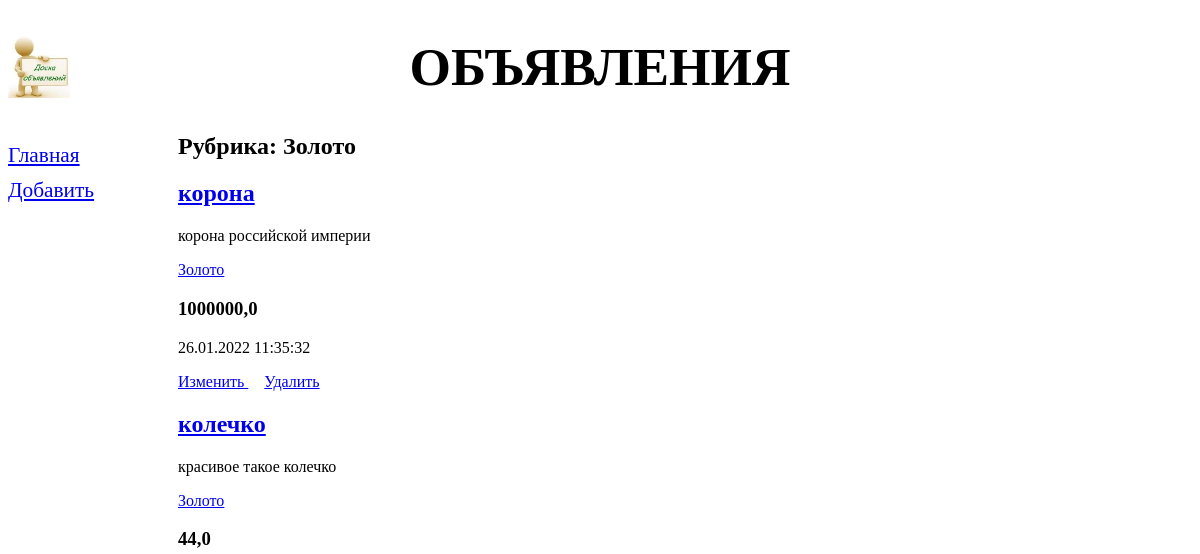
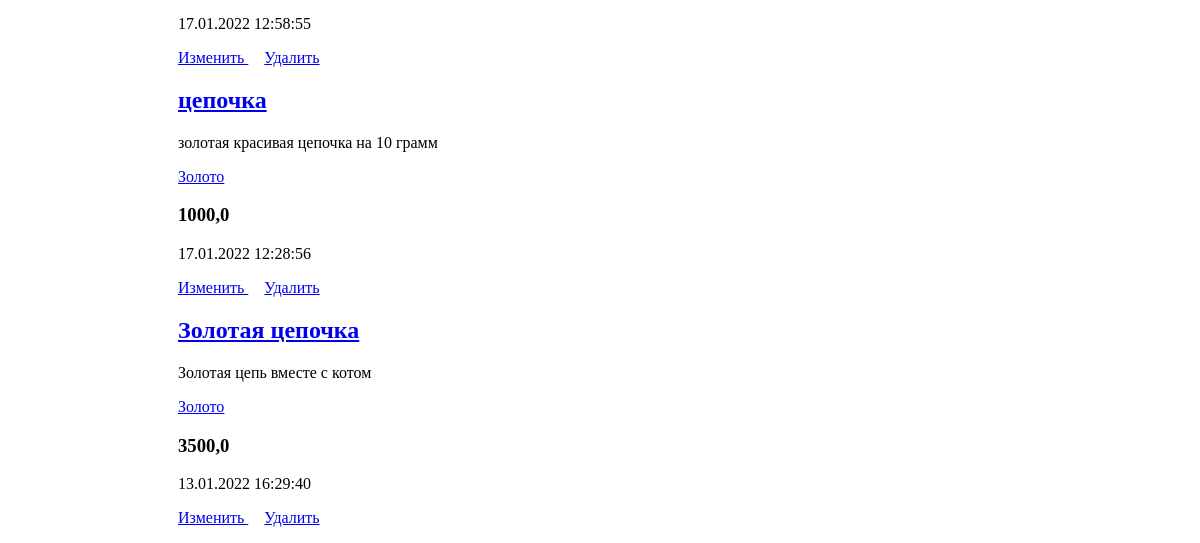
/bboard/3/, run on an earlier commit of the app's database (2 pictures, top to bottom).
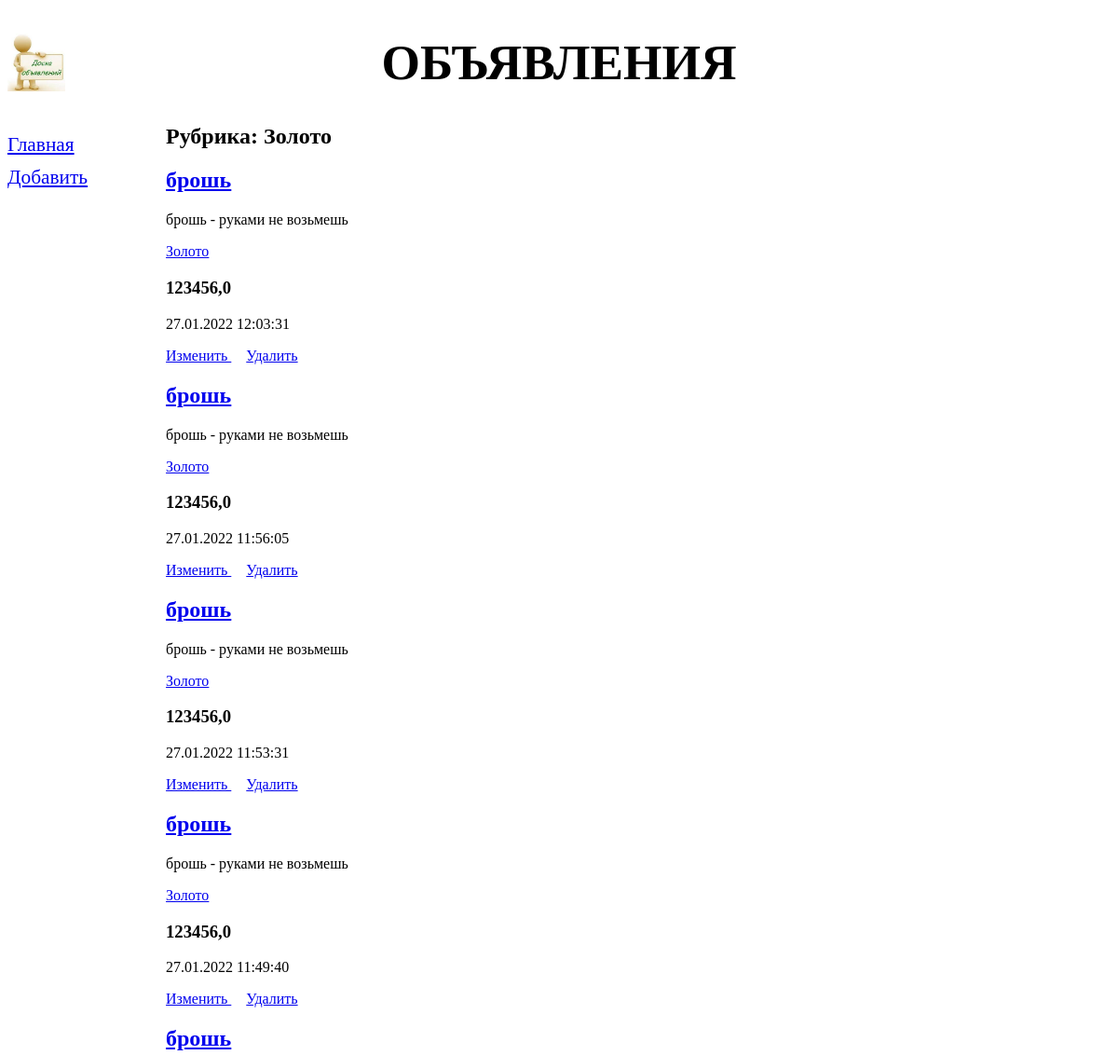
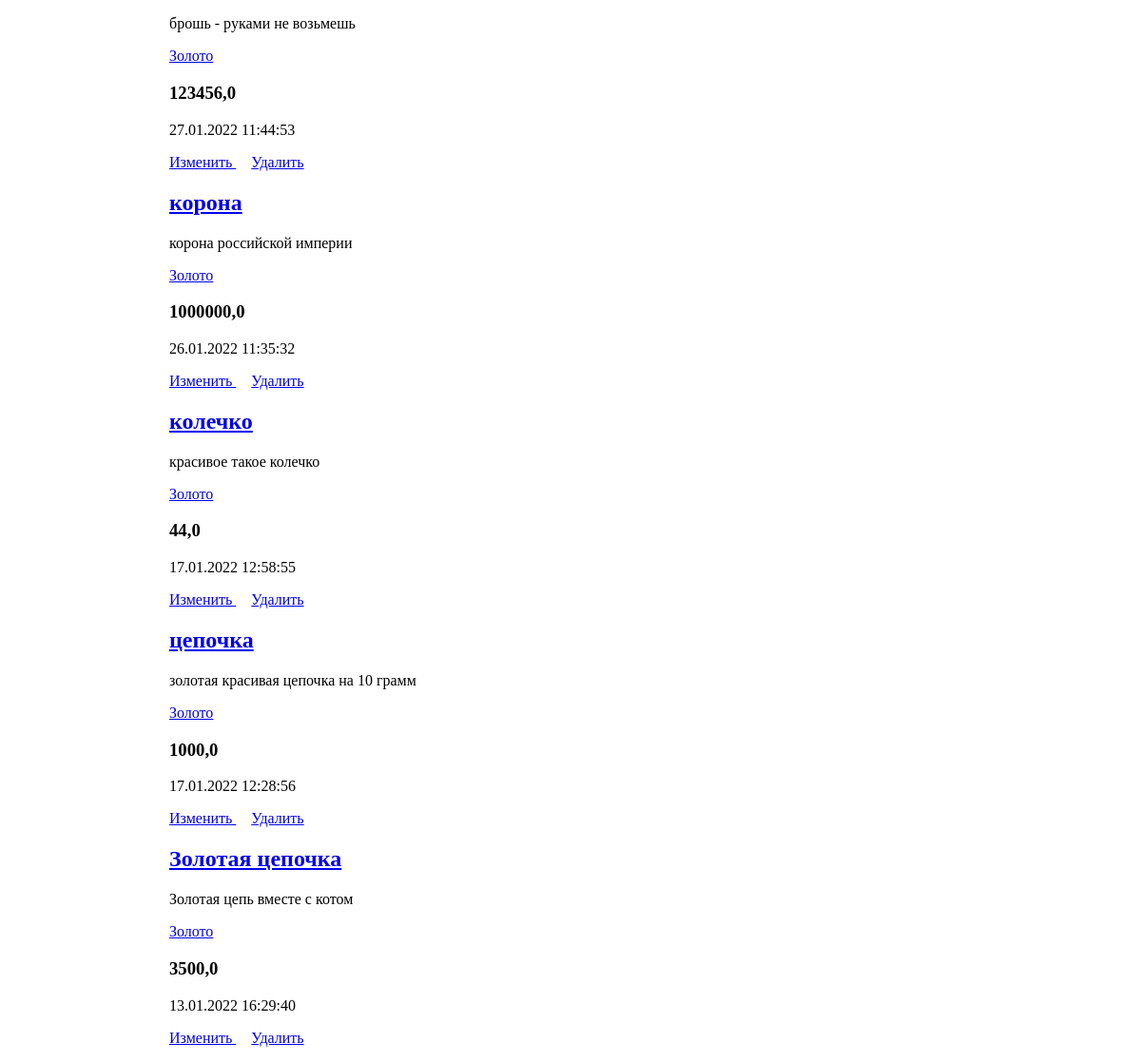
And on a later commit of the database (2 pictures, top to bottom).
### bboard/models.py (models this page shows, shortened)
class Bd(models.Model):
    KINDS = (
        (None, 'Выберите тип публикуемого объявления'),
        ('b', 'Куплю'),
        ('s', 'Продам'),
        ('c', 'Обменяю'),
    )
    title = models.CharField(max_length=50, verbose_name='Товар',
                             validators=[validators.RegexValidator(
                                 regex='^.{4,}$',
                                 message='Название должно быть длинее 4 символов',
                             )])
    content = models.TextField(null=True, blank=True, verbose_name='Описание')
    price = models.FloatField(null=True, blank=True, verbose_name='Цена',
                              validators=[validate_even, MinMaxValueValidator(10, 10000000)])
    published = models.DateTimeField(auto_now_add=True, db_index=True, verbose_name='Опубликовано')
    rubric = models.ForeignKey('Rubric', null=True, on_delete=models.PROTECT, verbose_name='Рубрика',)
    kind = models.CharField(max_length=1, choices=KINDS, blank=True)
    def title_and_price(self):
        if self.price:
            return '%s (%.2f)' % (self.title, self.price)
        else:
            return self.title
    title_and_price.short_description = 'Название и цена'
    class Meta:
        verbose_name = 'Объявление'
        verbose_name_plural = 'Объявления'
        ordering = ['-published']
        unique_together = ('title', 'published')

class Rubric(models.Model):
    name = models.CharField(max_length=20, db_index=True, verbose_name='Название')
    class Meta:
        verbose_name_plural = 'Рубрики'
        verbose_name = 'Рубрика'
        ordering = ['name']
        constraints = (
            models.CheckConstraint(check=models.Q(price_gte=0) & models.Q(price_lte=1000000),
                                   name='bboard_rubric_price_constraint'),
        )

### bboard/views.py (the view)
# urls.py: path('<int:rubric_id>/', BdByRubricView.as_view(), name='by_rubric'),
class BdByRubricView(ListView):
    template_name = 'bboard/by_rubric.html'
    context_object_name = 'bbs'
    def get_queryset(self):
        return Bd.objects.filter(rubric=self.kwargs['rubric_id'])
    def get_context_data(self, **kwargs):
        context = super().get_context_data(**kwargs)
        context['rubric'] = Rubric.objects.all()
        context['current_rubric'] = Rubric.objects.get(pk=self.kwargs['rubric_id'])
        return context

### bboard/templates/bboard/by_rubric.html (shortened to what this page needs)
{% extends "layout/basic.html" %}
{% block content %}
    <h1>Рубрика: {{ current_rubric.name }}</h1>
    {% for bb in bbs %}
        <div>
          <h2><a href="{% url 'bboard:detail' pk=bb.pk %}">{{ bb.title }}</a></h2>
          <p>{{ bb.content }}</p>
          <p><a href="{% url 'bboard:by_rubric' bb.rubric.pk %}">{{bb.rubric.name}}</a><h3>{{ bb.price }}</h3></p>
          <p>{{ bb.published|date:"d.m.Y H:i:s" }}</p>
          <p> <a href="{% url 'bboard:edit' pk=bb.pk %}"> Изменить </a>  &nbsp;  &nbsp;
              <a href="{% url 'bboard:delete' pk=bb.pk %}"> Удалить </a>
          </p>
        </div>
    {% endfor %}
{% endblock %}

What changed in the data, as far as the page shows it:
added Bd: title "брошь", content "брошь - руками не возьмешь", rubric.name "Золото", price "123456,0", published "27.01.2022 12:03:31"
added Bd: title "брошь", content "брошь - руками не возьмешь", rubric.name "Золото", price "123456,0", published "27.01.2022 11:56:05"
added Bd: title "брошь", content "брошь - руками не возьмешь", rubric.name "Золото", price "123456,0", published "27.01.2022 11:53:31"
added Bd: title "брошь", content "брошь - руками не возьмешь", rubric.name "Золото", price "123456,0", published "27.01.2022 11:49:40"
added Bd: title "брошь", content "брошь - руками не возьмешь", rubric.name "Золото", price "123456,0", published "27.01.2022 11:44:53"
